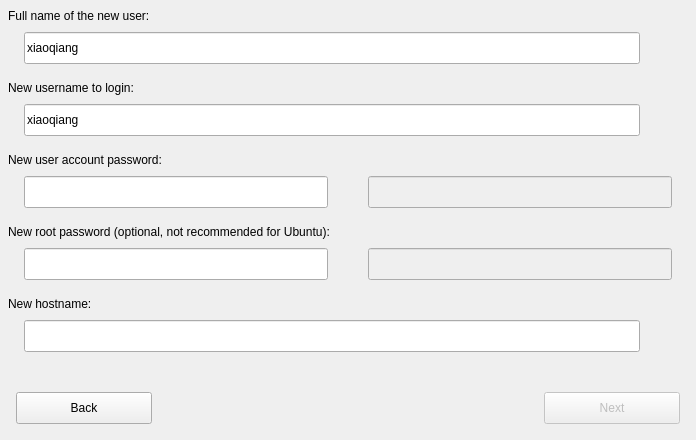
     <widget class="QWidget" name="installpanel" native="true">
      <property name="geometry">
       <rect>
        <x>1</x>
        <y>1344</y>
        <width>696</width>
        <height>440</height>
       </rect>
      </property>
      <property name="autoFillBackground">
       <bool>true</bool>
      </property>
      <widget class="QLabel" name="label_8">
       <property name="geometry">
        <rect>
         <x>8</x>
         <y>0</y>
         <width>680</width>
         <height>32</height>
        </rect>
       </property>
       <property name="text">
        <string>Full name of the new user:</string>
       </property>
      </widget>
      <widget class="QLabel" name="label_10">
       <property name="geometry">
        <rect>
         <x>8</x>
         <y>72</y>
         <width>680</width>
         <height>32</height>
        </rect>
       </property>
       <property name="text">
        <string>New username to login:</string>
       </property>
      </widget>
      <widget class="QLabel" name="label_11">
       <property name="geometry">
        <rect>
         <x>8</x>
         <y>144</y>
         <width>680</width>
         <height>32</height>
        </rect>
       </property>
       <property name="text">
        <string>New user account password:</string>
       </property>
      </widget>
      <widget class="QLabel" name="label_12">
       <property name="geometry">
        <rect>
         <x>8</x>
         <y>216</y>
         <width>680</width>
         <height>32</height>
        </rect>
       </property>
       <property name="text">
        <string>New root password (optional, not recommended for Ubuntu):</string>
       </property>
      </widget>
      <widget class="QLabel" name="label_13">
       <property name="geometry">
        <rect>
         <x>8</x>
         <y>288</y>
         <width>680</width>
         <height>32</height>
        </rect>
       </property>
       <property name="text">
        <string>New hostname:</string>
       </property>
      </widget>
      <widget class="QPushButton" name="installback">
       <property name="geometry">
        <rect>
         <x>16</x>
         <y>392</y>
         <width>136</width>
         <height>32</height>
        </rect>
       </property>
       <property name="cursor">
        <cursorShape>PointingHandCursor</cursorShape>
       </property>
       <property name="text">
        <string>Back</string>
       </property>
       <property name="icon">
        <iconset resource="pictures.qrc">
         <normaloff>:/pictures/back.png</normaloff>:/pictures/back.png</iconset>
       </property>
       <property name="iconSize">
        <size>
         <width>13</width>
         <height>13</height>
        </size>
       </property>
      </widget>
      <widget class="QPushButton" name="installnext">
       <property name="enabled">
        <bool>false</bool>
       </property>
       <property name="geometry">
        <rect>
         <x>544</x>
         <y>392</y>
         <width>136</width>
         <height>32</height>
        </rect>
       </property>
       <property name="cursor">
        <cursorShape>PointingHandCursor</cursorShape>
       </property>
       <property name="text">
        <string>Next</string>
       </property>
       <property name="icon">
        <iconset resource="pictures.qrc">
         <normaloff>:/pictures/next.png</normaloff>:/pictures/next.png</iconset>
       </property>
       <property name="iconSize">
        <size>
         <width>13</width>
         <height>13</height>
        </size>
       </property>
      </widget>
      <widget class="QLineEdit" name="fullname">
       <property name="geometry">
        <rect>
         <x>24</x>
         <y>32</y>
         <width>616</width>
         <height>32</height>
        </rect>
       </property>
       <property name="acceptDrops">
        <bool>false</bool>
       </property>
       <property name="text">
        <string>xiaoqiang</string>
       </property>
       <property name="maxLength">
        <number>80</number>
       </property>
      </widget>
      <widget class="QLabel" name="usernamepipe">
       <property name="geometry">
        <rect>
         <x>647</x>
         <y>108</y>
         <width>26</width>
         <height>24</height>
        </rect>
       </property>
       <property name="pixmap">
        <pixmap resource="pictures.qrc">:/pictures/ok.png</pixmap>
       </property>
       <property name="scaledContents">
        <bool>true</bool>
       </property>
       <property name="alignment">
        <set>Qt::AlignCenter</set>
       </property>
      </widget>
      <widget class="QLabel" name="passwordpipe">
       <property name="geometry">
        <rect>
         <x>335</x>
         <y>180</y>
         <width>26</width>
         <height>24</height>
        </rect>
       </property>
       <property name="pixmap">
        <pixmap resource="pictures.qrc">:/pictures/ok.png</pixmap>
       </property>
       <property name="scaledContents">
        <bool>true</bool>
       </property>
       <property name="alignment">
        <set>Qt::AlignCenter</set>
       </property>
      </widget>
      <widget class="QLabel" name="rootpasswordpipe">
       <property name="geometry">
        <rect>
         <x>335</x>
         <y>252</y>
         <width>26</width>
         <height>24</height>
        </rect>
       </property>
       <property name="pixmap">
        <pixmap resource="pictures.qrc">:/pictures/ok.png</pixmap>
       </property>
       <property name="scaledContents">
        <bool>true</bool>
       </property>
       <property name="alignment">
        <set>Qt::AlignCenter</set>
       </property>
      </widget>
      <widget class="QLabel" name="hostnamepipe">
       <property name="geometry">
        <rect>
         <x>647</x>
         <y>324</y>
         <width>26</width>
         <height>24</height>
        </rect>
       </property>
       <property name="pixmap">
        <pixmap resource="pictures.qrc">:/pictures/ok.png</pixmap>
       </property>
       <property name="scaledContents">
        <bool>true</bool>
       </property>
       <property name="alignment">
        <set>Qt::AlignCenter</set>
       </property>
      </widget>
      <widget class="QLabel" name="usernameerror">
       <property name="geometry">
        <rect>
         <x>647</x>
         <y>107</y>
         <width>26</width>
         <height>26</height>
        </rect>
       </property>
       <property name="pixmap">
        <pixmap resource="pictures.qrc">:/pictures/error.png</pixmap>
       </property>
       <property name="scaledContents">
        <bool>true</bool>
       </property>
       <property name="alignment">
        <set>Qt::AlignCenter</set>
       </property>
      </widget>
      <widget class="QLabel" name="passworderror">
       <property name="geometry">
        <rect>
         <x>335</x>
         <y>179</y>
         <width>26</width>
         <height>26</height>
        </rect>
       </property>
       <property name="pixmap">
        <pixmap resource="pictures.qrc">:/pictures/error.png</pixmap>
       </property>
       <property name="scaledContents">
        <bool>true</bool>
       </property>
       <property name="alignment">
        <set>Qt::AlignCenter</set>
       </property>
      </widget>
      <widget class="QLabel" name="rootpassworderror">
       <property name="geometry">
        <rect>
         <x>335</x>
         <y>251</y>
         <width>26</width>
         <height>26</height>
        </rect>
       </property>
       <property name="pixmap">
        <pixmap resource="pictures.qrc">:/pictures/error.png</pixmap>
       </property>
       <property name="scaledContents">
        <bool>true</bool>
       </property>
       <property name="alignment">
        <set>Qt::AlignCenter</set>
       </property>
      </widget>
      <widget class="QLabel" name="hostnameerror">
       <property name="geometry">
        <rect>
         <x>647</x>
         <y>323</y>
         <width>26</width>
         <height>26</height>
        </rect>
       </property>
       <property name="pixmap">
        <pixmap resource="pictures.qrc">:/pictures/error.png</pixmap>
       </property>
       <property name="scaledContents">
        <bool>true</bool>
       </property>
       <property name="alignment">
        <set>Qt::AlignCenter</set>
       </property>
      </widget>
      <widget class="QLineEdit" name="username">
       <property name="geometry">
        <rect>
         <x>24</x>
         <y>104</y>
         <width>616</width>
         <height>32</height>
        </rect>
       </property>
       <property name="acceptDrops">
        <bool>false</bool>
       </property>
       <property name="text">
        <string>xiaoqiang</string>
       </property>
       <property name="maxLength">
        <number>32</number>
       </property>
      </widget>
      <widget class="QLineEdit" name="hostname">
       <property name="geometry">
        <rect>
         <x>24</x>
         <y>320</y>
         <width>616</width>
         <height>32</height>
        </rect>
       </property>
       <property name="acceptDrops">
        <bool>false</bool>
       </property>
       <property name="maxLength">
        <number>64</number>
       </property>
      </widget>
      <widget class="QLineEdit" name="password1">
       <property name="geometry">
        <rect>
         <x>24</x>
         <y>176</y>
         <width>304</width>
         <height>32</height>
        </rect>
       </property>
       <property name="acceptDrops">
        <bool>false</bool>
       </property>
       <property name="maxLength">
        <number>35</number>
       </property>
       <property name="echoMode">
        <enum>QLineEdit::Password</enum>
       </property>
      </widget>
      <widget class="QLineEdit" name="password2">
       <property name="enabled">
        <bool>false</bool>
       </property>
       <property name="geometry">
        <rect>
         <x>368</x>
         <y>176</y>
         <width>304</width>
         <height>32</height>
        </rect>
       </property>
       <property name="acceptDrops">
        <bool>false</bool>
       </property>
       <property name="maxLength">
        <number>35</number>
       </property>
       <property name="echoMode">
        <enum>QLineEdit::Password</enum>
       </property>
      </widget>
      <widget class="QLineEdit" name="rootpassword1">
       <property name="geometry">
        <rect>
         <x>24</x>
         <y>248</y>
         <width>304</width>
         <height>32</height>
        </rect>
       </property>
       <property name="acceptDrops">
        <bool>false</bool>
       </property>
       <property name="maxLength">
        <number>35</number>
       </property>
       <property name="echoMode">
        <enum>QLineEdit::Password</enum>
       </property>
      </widget>
      <widget class="QLineEdit" name="rootpassword2">
       <property name="enabled">
        <bool>false</bool>
       </property>
       <property name="geometry">
        <rect>
         <x>368</x>
         <y>248</y>
         <width>304</width>
         <height>32</height>
        </rect>
       </property>
       <property name="acceptDrops">
        <bool>false</bool>
       </property>
       <property name="maxLength">
        <number>35</number>
       </property>
       <property name="echoMode">
        <enum>QLineEdit::Password</enum>
       </property>
      </widget>
      <widget class="QLabel" name="fullnamepipe">
       <property name="geometry">
        <rect>
         <x>647</x>
         <y>36</y>
         <width>26</width>
         <height>24</height>
        </rect>
       </property>
       <property name="pixmap">
        <pixmap resource="pictures.qrc">:/pictures/ok.png</pixmap>
       </property>
       <property name="scaledContents">
        <bool>true</bool>
       </property>
       <property name="alignment">
        <set>Qt::AlignCenter</set>
       </property>
      </widget>
      <zorder>hostnameerror</zorder>
      <zorder>rootpassworderror</zorder>
      <zorder>passworderror</zorder>
      <zorder>usernameerror</zorder>
      <zorder>hostnamepipe</zorder>
      <zorder>usernamepipe</zorder>
      <zorder>passwordpipe</zorder>
      <zorder>rootpasswordpipe</zorder>
      <zorder>label_8</zorder>
      <zorder>label_10</zorder>
      <zorder>label_11</zorder>
      <zorder>label_12</zorder>
      <zorder>label_13</zorder>
      <zorder>installback</zorder>
      <zorder>installnext</zorder>
      <zorder>username</zorder>
      <zorder>hostname</zorder>
      <zorder>password1</zorder>
      <zorder>password2</zorder>
      <zorder>rootpassword1</zorder>
      <zorder>rootpassword2</zorder>
      <zorder>fullname</zorder>
      <zorder>fullnamepipe</zorder>
     </widget>
